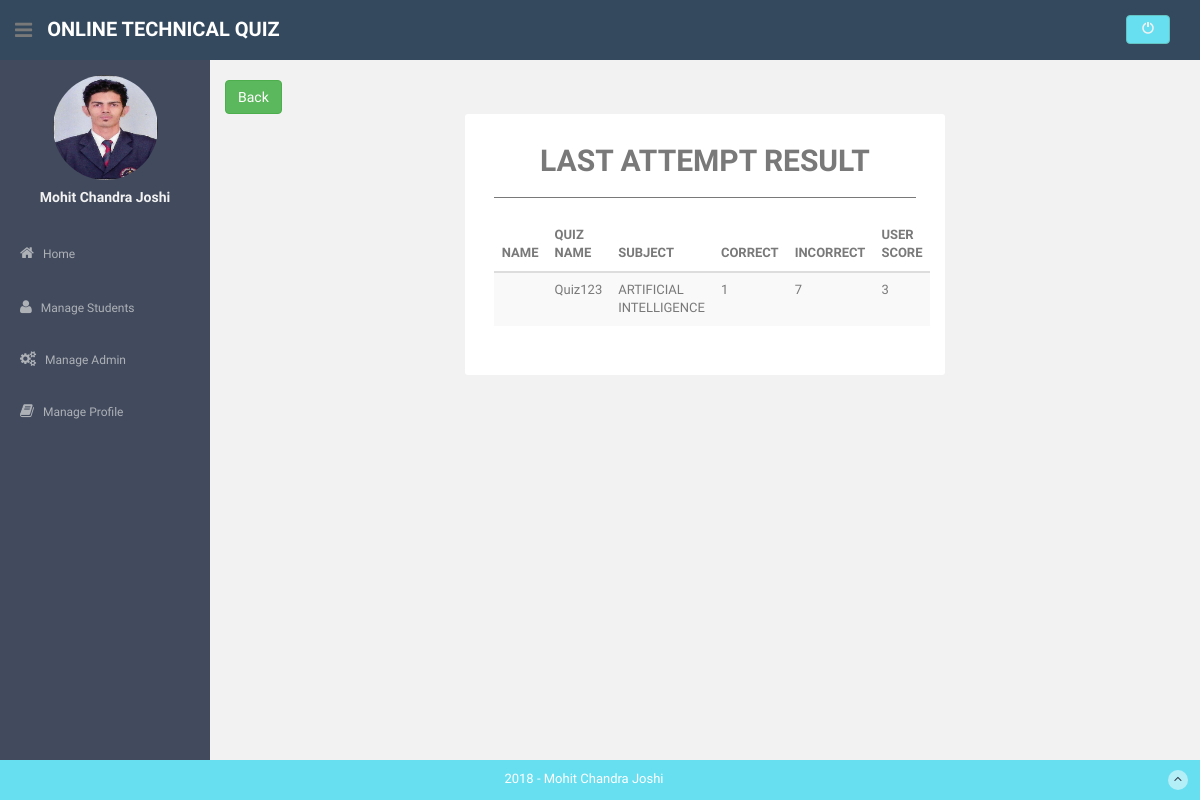
Screenshot of /admin/final_results.php?test_id=Quiz12320180418 (signed in) with the database file from the repository.
### tables this page shows
CREATE TABLE `result` (
  `user_id` varchar(20) DEFAULT NULL,
  `test_id` varchar(20) DEFAULT NULL,
  `test_date` varchar(11) DEFAULT NULL,
  `correct` int(11) NOT NULL,
  `incorrect` int(11) NOT NULL,
  `user_score` int(3) DEFAULT NULL
);

CREATE TABLE `test` (
  `test_id` varchar(20) NOT NULL,
  `sub_id` int(5) DEFAULT NULL,
  `test_name` varchar(30) DEFAULT NULL,
  `total_ques` varchar(15) DEFAULT NULL,
  `total_time` varchar(10) NOT NULL,
  `marks_per_ques` int(11) NOT NULL
);

CREATE TABLE `subject` (
  `sub_id` int(5) NOT NULL,
  `sub_name` varchar(25) DEFAULT NULL,
  `course_id` varchar(4) NOT NULL
);

### admin/final_results.php (the view, shortened to what this page needs)
<?php
 include('dbconfig/config.php');
	if($_SESSION['username'])
{
	$result_1 = $con->query("Select * from admin");
	while($row_1 = $result_1->fetch_assoc())
	{
		if($row_1['admin_id']==$_SESSION['username']){
?>
<!DOCTYPE html>
<html lang="en">
  <head>
    <link href="assets/css/bootstrap.css" rel="stylesheet">
    <link href="assets/font-awesome/css/font-awesome.css" rel="stylesheet" />
    <link href="assets/css/style.css" rel="stylesheet">
    <link href="assets/css/style-responsive.css" rel="stylesheet">
  </head>
  <body style="background-image:url('images/16.jpg'); background-size:cover; background-position:center;">
  <section id="container" >
<?php
include('header_nav.php');
?>
      <?php
		include('index_nav.php');
	  ?>
		<section id="main-content">
		<section class="wrapper">
		<div class="row">
		<div class="col-lg-12 main-chart">
		<a href="view_results.php"><input  type="submit"  class="btn btn-success" value="Back"/></a>
		<center>
		<div style="width:50%; background:#fff; padding:1% 3% 3% 3% ; border-radius:3px;">
		<center><h2><b>LAST ATTEMPT RESULT</b></h2></center><hr>
				<?php
				$test_id=$_GET['test_id'];
	$sql="SELECT * FROM result WHERE test_id='$test_id'";
	$result=$con->query($sql);
		while($row=mysqli_fetch_array($result)){
	?>
		<table class="table table-striped table-advance table-hover" style="width:95%; background:#fff;" >
			<thead>
				<th>NAME</th>
				<th>QUIZ NAME</th>
				<th>SUBJECT</th>
				<th>CORRECT</th>
				<th>INCORRECT</th>
				<th>USER SCORE</th>
			</thead>
			<tbody>
			<tr>
				<td>
				</td>
				<td>
					<?php
					$test_id=$row['test_id'];
					$result_7 = $con->query("Select * from test WHERE test_id='$test_id'");
					while($row_7 = $result_7->fetch_assoc())
					{
					echo $row_7['test_name'];
					?>
				</td>
				<td>
					<?php
					$sub_id=$row_7['sub_id'];
					$result_6 = $con->query("Select sub_name from subject WHERE sub_id='$sub_id'");
					while($row_6 = $result_6->fetch_assoc())
					{
					echo $row_6['sub_name'];
					}
					}
					?>
				</td>
				<td><?php echo $row['correct'] ?></td>
				<td><?php echo $row['incorrect'] ?></td>
				<td><?php echo $row['user_score'] ?></td>
			</tr>
			</tbody>
		</table>
	<?php
			}
	?>
		</div>
</center>
			</div>
			</div>
			<br />
			<br />
      </section>
      </section>
	<footer class="site-footer" style="bottom:0px;position:fixed;width:100%;">
	<div class="text-center">2018 - Mohit Chandra Joshi
	<a href="index.php#" class="go-top"><i class="fa fa-angle-up"></i></a>
	</div>
	</footer>
  </section>
  </body>
  <?php
	}
	}
		}
		else
		{
			header('Location:logout.php');
		}
		?>
</html>

### admin/header_nav.php (shortened to what this page needs)
<header class="header black-bg">
	  <div class="sidebar-toggle-box">
		  <div class="fa fa-bars tooltips" data-placement="right" ></div>
	  </div>
	<a href="index.php" class="logo visible-lg visible-md"><b>ONLINE TECHNICAL QUIZ</b></a>
	<div class="top-menu">
		<ul class="nav pull-right top-menu">
			<li><a class="logout" href="logout.php" title="LogOut"><span class="glyphicon glyphicon-off"><span></a></li>
		</ul>
	</div>
</header>

### admin/index_nav.php (shortened to what this page needs)
<aside>
          <div id="sidebar"  class="nav-collapse ">
              <ul class="sidebar-menu" id="nav-accordion">
              	  <p class="centered">
				  <a href="profile.php"><?php
									if($row_1['pic_status']==1){
										echo"<img id='pfimage' src='uploads/profile".$_SESSION['username'].".jpg?'".mt_rand().">";
									}
									else{
										echo"<img id='pfimage' src='uploads/profiledefault.jpg'>";
									}
							?></a></p>
              	  <h5 class="centered"><?php
                    if($row_1['admin_name']=="")
                    {
                        echo ($row_1['admin_id']);
                    }
                    else{
                        echo ($row_1['admin_name']);
                    }
                    ?></h5>
                  <li class="mt">
                      <a href="index.php">
                          <i class="fa fa-home"></i>
                          <span>Home</span>
                      </a>
                  </li>
                  <li class="sub-menu">
                      <a href="javascript:;" >
                          <i class="fa fa-user"></i>
                          <span>Manage Students</span>
                      </a>
                  </li>
                  <li class="sub-menu">
                      <a href="javascript:;" >
                          <i class="fa fa-cogs"></i>
                          <span>Manage Admin</span>
                      </a>
                  </li>
                  <li class="sub-menu">
                      <a href="javascript:;" >
                          <i class="fa fa-book"></i>
                          <span>Manage Profile</span>
                      </a>
                  </li>
              </ul>
          </div>
      </aside>

### admin/assets/css/style.css (style rules this page uses)
body { color: #797979; background: #f2f2f2; font-family: 'Ruda', sans-serif; padding: 0px !important; margin: 0px !important; font-size:13px; }
ul li { list-style: none; }
a, a:hover, a:focus { text-decoration: none; outline: none; }
#container { width: 100%; height: 100%; }
hr { margin-top: 20px; margin-bottom: 20px; border: 0; border-top: 1px solid #797979; }
.centered { text-align: center; }
.mt { margin-top: 25px; }
ul.top-menu > li > .logout { color: #f2f2f2; font-size: 12px; border-radius: 4px; -webkit-border-radius: 4px; border: 1px solid #64c3c2 !important; padding: 5px 15px; margin-right: 15px; background: #68dff0; margin-top: 15px; }
#sidebar { width: 210px; height: 100%; position: fixed; background: #424a5d; }
#sidebar h5 { color: #f2f2f2; font-weight: 700; }
#sidebar ul li { position: relative; }
ul.sidebar-menu , ul.sidebar-menu li ul.sub { margin: -2px 0 0; padding: 0; }
ul.sidebar-menu { margin-top: 75px; }
ul.sidebar-menu li { margin-bottom: 5px; margin-left:10px; margin-right:10px; }
ul.sidebar-menu li.sub-menu { line-height: 15px; }
ul.sidebar-menu li a span { display: inline-block; }
ul.sidebar-menu li a { color: #aeb2b7; text-decoration: none; display: block; padding: 15px 0 15px 10px; font-size: 12px; outline: none; -webkit-transition: all 0.3s ease; -moz-transition: all 0.3s ease; -o-transition: all 0.3s ease; -ms-transition: all 0.3s ease; transition: all 0.3s ease; }
ul.sidebar-menu li a i { font-size: 15px; padding-right: 6px; }
#main-content { margin-left: 210px; }
.header, .footer { min-height: 60px; padding: 0 15px; }
.header { position: fixed; left: 0; right: 0; z-index: 1002; }
.black-bg { background: #34495e; border-bottom: 1px solid #34495e; }
.wrapper { display: inline-block; margin-top: 60px; padding-left: 15px; padding-right: 15px; padding-bottom: 15px; padding-top: 0px; width: 100%; }
a.logo { font-size: 20px; color: #ffffff; float: left; margin-top: 15px; text-transform: uppercase; }
a.logo b { font-weight: 900; }
#top_menu .nav > li, ul.top-menu > li { float: left; }
ul.top-menu > li > a { color: #666666; font-size: 16px; border-radius: 4px; -webkit-border-radius: 4px; border:1px solid #666666 !important; padding: 2px 6px; margin-right: 15px; }
.sidebar-toggle-box { float: left; padding-right: 15px; margin-top: 20px; }
.sidebar-toggle-box .fa-bars { cursor: pointer; display: inline-block; font-size: 20px; }
.main-chart { padding-top: 20px; }
.site-footer { background: #68dff0; color: #fff; padding: 10px 0; }
.go-top { margin-right: 1%; float: right; background: rgba(255,255,255,.5); width: 20px; height: 20px; border-radius: 50%; -webkit-border-radius: 50%; }
.go-top i { color: #2A3542; }

### admin/index_nav.php (style rules this page uses)
#pfimage { width: 105px; height: 105px; position: relative; overflow: hidden; border-radius: 50%; }

### rows the page displays
result: correct "1", incorrect "7", user_score "3"
test: test_name "Quiz123"
subject: sub_name "ARTIFICIAL INTELLIGENCE"

### other values shown
$row_1['admin_name'] "Mohit Chandra Joshi"
